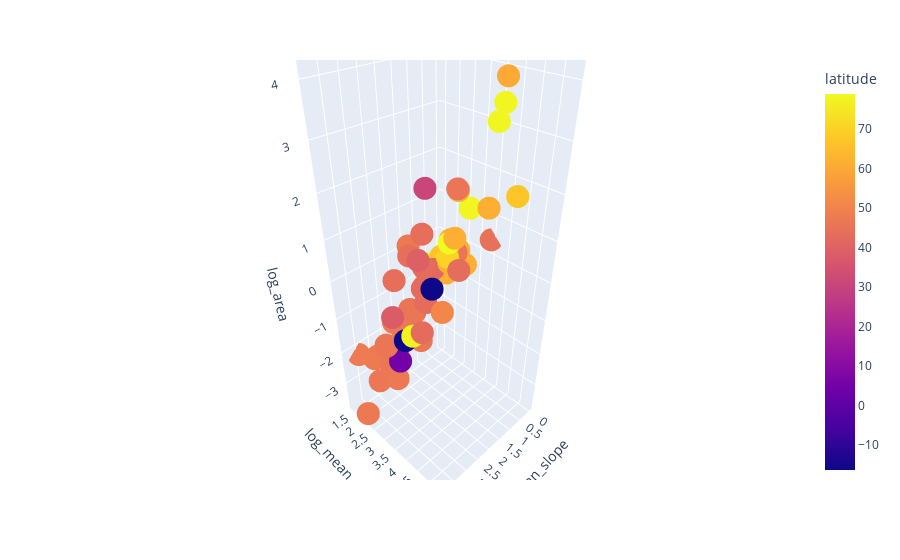

The notebook cell this image was saved under:
### Markdown cell above
### b) 3D Scatter plot using Plotly (1 point)

Use the plotly ``scatter_3d`` plot. Make sure to change the pandas series for log scales.

### Code cell
# solution

new_glacier["log_mean_slope"] = np.log(new_glacier["mean_slope"])
new_glacier["log_mean_thickness"] = np.log(new_glacier["mean_thickness"])
new_glacier["log_area"] = np.log(new_glacier["area"])

ex.scatter_3d(new_glacier, x = "log_mean_slope" , y = "log_mean_thickness", z = "log_area", color = "latitude")
